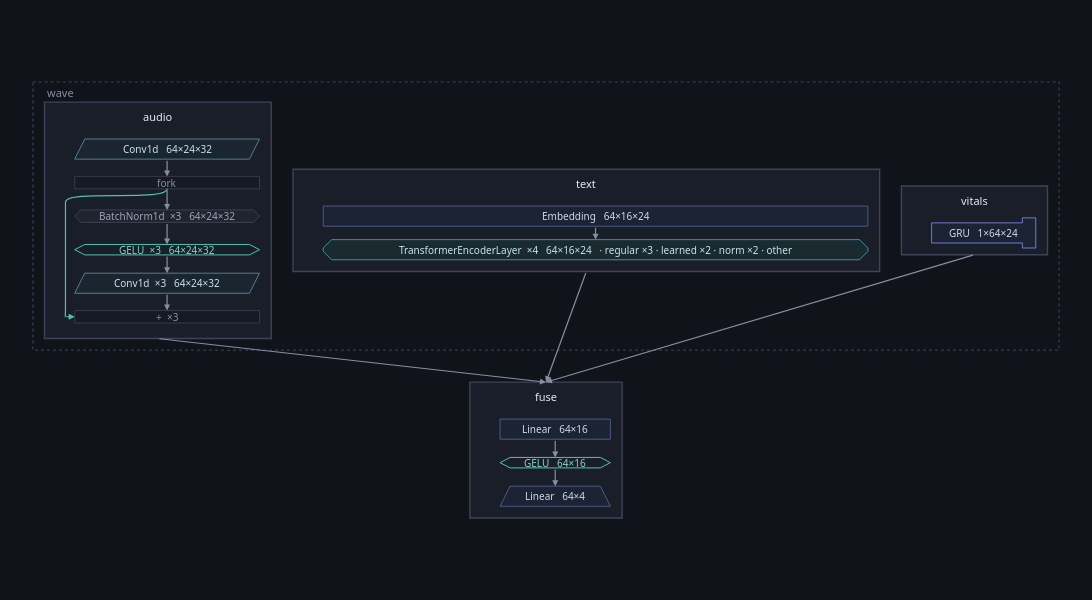

Source (notebook cell):
### Code cell
opened.figure(inside=architecture(opened, ONE))

### Figure 1 — Plotly figure (JSON) as saved in the notebook; plotly's stock layout.template omitted (floating-point values rounded to 4 significant figures)
{"data": [{"hoverinfo": "text", "hovertext": ["<b>audio</b><br>class: Audio<br>device: cpu", "<b>text</b><br>class: Text<br>device: cpu", "<b>vitals</b><br>class: Vitals<br>device: cpu", "<b>fuse</b><br>class: Fuse<br>device: cpu"], "marker": {"opacity": 0, "size": 1}, "mode": "markers", "showlegend": false, "type": "scatter", "x": [149.2, 660.2, 1123.0, 612.1], "y": [165.0, 165.0, 165.0, 439.0]}], "layout": {"annotations": [{"align": "left", "font": {"color": "#868ea3", "family": "system-ui, -apple-system, Segoe UI, Roboto, sans-serif", "size": 11}, "showarrow": false, "text": "wave", "x": 14.0, "xanchor": "left", "y": 12.0, "yanchor": "middle"}, {"align": "center", "font": {"color": "#e7e9ef", "family": "system-ui, -apple-system, Segoe UI, Roboto, sans-serif", "size": 11}, "showarrow": false, "text": "audio", "x": 149.2, "xanchor": "center", "y": 41.5, "yanchor": "middle"}, {"align": "center", "font": {"color": "#c7e3ec", "family": "system-ui, -apple-system, Segoe UI, Roboto, sans-serif", "size": 10}, "showarrow": false, "text": "Conv1d   64×24×32", "x": 160.2, "xanchor": "center", "y": 80.0, "yanchor": "middle"}, {"align": "center", "font": {"color": "#868ea3", "family": "system-ui, -apple-system, Segoe UI, Roboto, sans-serif", "size": 10}, "showarrow": false, "text": "fork", "x": 160.2, "xanchor": "center", "y": 120.0, "yanchor": "middle"}, {"align": "center", "font": {"color": "#9aa3b8", "family": "system-ui, -apple-system, Segoe UI, Roboto, sans-serif", "size": 10}, "showarrow": false, "text": "BatchNorm1d  ×3   64×24×32", "x": 160.2, "xanchor": "center", "y": 160.0, "yanchor": "middle"}, {"align": "center", "font": {"color": "#7fd8c9", "family": "system-ui, -apple-system, Segoe UI, Roboto, sans-serif", "size": 10}, "showarrow": false, "text": "GELU  ×3   64×24×32", "x": 160.2, "xanchor": "center", "y": 200.0, "yanchor": "middle"}, {"align": "center", "font": {"color": "#c7e3ec", "family": "system-ui, -apple-system, Segoe UI, Roboto, sans-serif", "size": 10}, "showarrow": false, "text": "Conv1d  ×3   64×24×32", "x": 160.2, "xanchor": "center", "y": 240.0, "yanchor": "middle"}, {"align": "center", "font": {"color": "#868ea3", "family": "system-ui, -apple-system, Segoe UI, Roboto, sans-serif", "size": 10}, "showarrow": false, "text": "+  ×3", "x": 160.2, "xanchor": "center", "y": 280.0, "yanchor": "middle"}, {"align": "center", "font": {"color": "#e7e9ef", "family": "system-ui, -apple-system, Segoe UI, Roboto, sans-serif", "size": 11}, "showarrow": false, "text": "text", "x": 660.2, "xanchor": "center", "y": 121.5, "yanchor": "middle"}, {"align": "center", "font": {"color": "#cfd8ee", "family": "system-ui, -apple-system, Segoe UI, Roboto, sans-serif", "size": 10}, "showarrow": false, "text": "Embedding   64×16×24", "x": 671.2, "xanchor": "center", "y": 160.0, "yanchor": "middle"}, {"align": "center", "font": {"color": "#bfe6ee", "family": "system-ui, -apple-system, Segoe UI, Roboto, sans-serif", "size": 10}, "showarrow": false, "text": "TransformerEncoderLayer  ×4   64×16×24   · regular ×3 · learned ×2 · norm ×2 · other", "x": 671.2, "xanchor": "center", "y": 200.0, "yanchor": "middle"}, {"align": "center", "font": {"color": "#e7e9ef", "family": "system-ui, -apple-system, Segoe UI, Roboto, sans-serif", "size": 11}, "showarrow": false, "text": "vitals", "x": 1123.0, "xanchor": "center", "y": 141.5, "yanchor": "middle"}, {"align": "center", "font": {"color": "#cfd8ee", "family": "system-ui, -apple-system, Segoe UI, Roboto, sans-serif", "size": 10}, "showarrow": false, "text": "GRU   1×64×24", "x": 1134.0, "xanchor": "center", "y": 180.0, "yanchor": "middle"}, {"align": "center", "font": {"color": "#e7e9ef", "family": "system-ui, -apple-system, Segoe UI, Roboto, sans-serif", "size": 11}, "showarrow": false, "text": "fuse", "x": 612.1, "xanchor": "center", "y": 375.5, "yanchor": "middle"}, {"align": "center", "font": {"color": "#cfd8ee", "family": "system-ui, -apple-system, Segoe UI, Roboto, sans-serif", "size": 10}, "showarrow": false, "text": "Linear   64×16", "x": 623.1, "xanchor": "center", "y": 414.0, "yanchor": "middle"}, {"align": "center", "font": {"color": "#7fd8c9", "family": "system-ui, -apple-system, Segoe UI, Roboto, sans-serif", "size": 10}, "showarrow": false, "text": "GELU   64×16", "x": 623.1, "xanchor": "center", "y": 454.0, "yanchor": "middle"}, {"align": "center", "font": {"color": "#cfd8ee", "family": "system-ui, -apple-system, Segoe UI, Roboto, sans-serif", "size": 10}, "showarrow": false, "text": "Linear   64×4", "x": 623.1, "xanchor": "center", "y": 494.0, "yanchor": "middle"}, {"arrowcolor": "#868ea3", "arrowhead": 2, "arrowsize": 1, "arrowwidth": 1.2, "ax": 160.2, "axref": "x", "ay": 127.4, "ayref": "y", "showarrow": true, "text": "", "x": 160.2, "xref": "x", "y": 152.6, "yref": "y"}, {"arrowcolor": "#868ea3", "arrowhead": 2, "arrowsize": 1, "arrowwidth": 1.2, "ax": 160.2, "axref": "x", "ay": 167.4, "ayref": "y", "showarrow": true, "text": "", "x": 160.2, "xref": "x", "y": 193.8, "yref": "y"}, {"arrowcolor": "#868ea3", "arrowhead": 2, "arrowsize": 1, "arrowwidth": 1.2, "ax": 160.2, "axref": "x", "ay": 206.2, "ayref": "y", "showarrow": true, "text": "", "x": 160.2, "xref": "x", "y": 228.0, "yref": "y"}, {"arrowcolor": "#4fc3b0", "arrowhead": 2, "arrowsize": 1, "arrowwidth": 1.2, "ax": 38.0, "axref": "x", "ay": 280.0, "ayref": "y", "showarrow": true, "text": "", "x": 50.0, "xref": "x", "y": 280.0, "yref": "y"}, {"arrowcolor": "#868ea3", "arrowhead": 2, "arrowsize": 1, "arrowwidth": 1.2, "ax": 160.2, "axref": "x", "ay": 252.0, "ayref": "y", "showarrow": true, "text": "", "x": 160.2, "xref": "x", "y": 272.6, "yref": "y"}, {"arrowcolor": "#868ea3", "arrowhead": 2, "arrowsize": 1, "arrowwidth": 1.2, "ax": 160.2, "axref": "x", "ay": 92.0, "ayref": "y", "showarrow": true, "text": "", "x": 160.2, "xref": "x", "y": 112.6, "yref": "y"}, {"arrowcolor": "#868ea3", "arrowhead": 2, "arrowsize": 1, "arrowwidth": 1.2, "ax": 671.2, "axref": "x", "ay": 172.0, "ayref": "y", "showarrow": true, "text": "", "x": 671.2, "xref": "x", "y": 188.0, "yref": "y"}, {"arrowcolor": "#868ea3", "arrowhead": 2, "arrowsize": 1, "arrowwidth": 1.2, "ax": 623.1, "axref": "x", "ay": 426.0, "ayref": "y", "showarrow": true, "text": "", "x": 623.1, "xref": "x", "y": 447.8, "yref": "y"}, {"arrowcolor": "#868ea3", "arrowhead": 2, "arrowsize": 1, "arrowwidth": 1.2, "ax": 623.1, "axref": "x", "ay": 460.2, "ayref": "y", "showarrow": true, "text": "", "x": 623.1, "xref": "x", "y": 482.0, "yref": "y"}, {"arrowcolor": "#868ea3", "arrowhead": 2, "arrowsize": 1, "arrowwidth": 1.2, "ax": 149.2, "axref": "x", "ay": 306.0, "ayref": "y", "showarrow": true, "text": "", "x": 612.1, "xref": "x", "y": 358.0, "yref": "y"}, {"arrowcolor": "#868ea3", "arrowhead": 2, "arrowsize": 1, "arrowwidth": 1.2, "ax": 660.2, "axref": "x", "ay": 226.0, "ayref": "y", "showarrow": true, "text": "", "x": 612.1, "xref": "x", "y": 358.0, "yref": "y"}, {"arrowcolor": "#868ea3", "arrowhead": 2, "arrowsize": 1, "arrowwidth": 1.2, "ax": 1123.0, "axref": "x", "ay": 206.0, "ayref": "y", "showarrow": true, "text": "", "x": 612.1, "xref": "x", "y": 358.0, "yref": "y"}], "font": {"color": "#e7e9ef", "family": "system-ui, -apple-system, Segoe UI, Roboto, sans-serif", "size": 12}, "height": 600.0, "hoverlabel": {"align": "left", "bgcolor": "#1a1e28", "bordercolor": "#2c3242", "font": {"color": "#e7e9ef", "family": "system-ui, -apple-system, Segoe UI, Roboto, sans-serif"}}, "legend": {"bgcolor": "rgba(0,0,0,0)", "font": {"color": "#868ea3"}, "orientation": "h", "x": 1, "xanchor": "right", "y": 1.02, "yanchor": "bottom"}, "margin": {"b": 16, "l": 16, "r": 16, "t": 16}, "paper_bgcolor": "#101319", "plot_bgcolor": "#101319", "shapes": [{"fillcolor": "rgba(0,0,0,0)", "layer": "below", "line": {"color": "#2c3242", "dash": "dot", "width": 1.6}, "type": "rect", "x0": 0.0, "x1": 1224.0, "y0": 0.0, "y1": 320.0}, {"fillcolor": "#1a1e28", "layer": "below", "line": {"color": "#3d4459", "width": 1.4}, "type": "rect", "x0": 14.0, "x1": 284.4, "y0": 24.0, "y1": 306.0}, {"fillcolor": "#1b2530", "layer": "below", "line": {"color": "#4d7f8f", "width": 1.0}, "path": "M 62.0,68.0 L 270.4,68.0 L 258.4,92.0 L 50.0,92.0 Z", "type": "path", "xref": "x", "yref": "y"}, {"fillcolor": "#171a22", "layer": "below", "line": {"color": "#333a4b", "width": 1.0}, "path": "M 50.0,112.56 L 270.4,112.56 L 270.4,127.44 L 50.0,127.44 Z", "type": "path", "xref": "x", "yref": "y"}, {"fillcolor": "#20242e", "layer": "below", "line": {"color": "#3a4152", "width": 1.0}, "path": "M 57.44,152.56 L 262.96,152.56 L 270.4,160.0 L 262.96,167.44 L 57.44,167.44 L 50.0,160.0 Z", "type": "path", "xref": "x", "yref": "y"}, {"fillcolor": "rgba(0,0,0,0)", "layer": "below", "line": {"color": "#4fc3b0", "width": 1.0}, "path": "M 50.0,200.0 L 62.0,193.76 L 258.4,193.76 L 270.4,200.0 L 258.4,206.23999999999998 L 62.0,206.23999999999998 Z", "type": "path", "xref": "x", "yref": "y"}, {"fillcolor": "#1b2530", "layer": "below", "line": {"color": "#4d7f8f", "width": 1.0}, "path": "M 62.0,228.0 L 270.4,228.0 L 258.4,252.0 L 50.0,252.0 Z", "type": "path", "xref": "x", "yref": "y"}, {"fillcolor": "#171a22", "layer": "below", "line": {"color": "#333a4b", "width": 1.0}, "path": "M 50.0,272.56 L 270.4,272.56 L 270.4,287.44 L 50.0,287.44 Z", "type": "path", "xref": "x", "yref": "y"}, {"fillcolor": "#1a1e28", "layer": "below", "line": {"color": "#3d4459", "width": 1.4}, "type": "rect", "x0": 310.4, "x1": 1010.0, "y0": 104.0, "y1": 226.0}, {"fillcolor": "#1c2333", "layer": "below", "line": {"color": "#4a5a86", "width": 1.0}, "path": "M 346.4,148.0 L 996.0,148.0 L 996.0,172.0 L 346.4,172.0 Z", "type": "path", "xref": "x", "yref": "y"}, {"fillcolor": "#1b2a2f", "layer": "below", "line": {"color": "#3f8f9d", "width": 1.0}, "path": "M 356.4,188.0 L 986.0,188.0 L 996.0,198.0 L 996.0,202.0 L 986.0,212.0 L 356.4,212.0 L 346.4,202.0 L 346.4,198.0 Z", "type": "path", "xref": "x", "yref": "y"}, {"fillcolor": "#1a1e28", "layer": "below", "line": {"color": "#3d4459", "width": 1.4}, "type": "rect", "x0": 1036.0, "x1": 1210.0, "y0": 124.0, "y1": 206.0}, {"fillcolor": "#1c2333", "layer": "below", "line": {"color": "#6f7bd1", "width": 1.0}, "path": "M 1072.0,168.0 L 1180.2,168.0 L 1180.2,162.0 L 1196.2,162.0 L 1196.2,198.0 L 1180.2,198.0 L 1180.2,192.0 L 1072.0,192.0 Z", "type": "path", "xref": "x", "yref": "y"}, {"fillcolor": "#1a1e28", "layer": "below", "line": {"color": "#3d4459", "width": 1.4}, "type": "rect", "x0": 521.3, "x1": 702.9, "y0": 358.0, "y1": 520.0}, {"fillcolor": "#1c2333", "layer": "below", "line": {"color": "#4a5a86", "width": 1.0}, "path": "M 557.3,402.0 L 688.9,402.0 L 688.9,426.0 L 557.3,426.0 Z", "type": "path", "xref": "x", "yref": "y"}, {"fillcolor": "rgba(0,0,0,0)", "layer": "below", "line": {"color": "#4fc3b0", "width": 1.0}, "path": "M 557.3,454.0 L 569.3,447.76 L 676.9,447.76 L 688.9,454.0 L 676.9,460.24 L 569.3,460.24 Z", "type": "path", "xref": "x", "yref": "y"}, {"fillcolor": "#1c2333", "layer": "below", "line": {"color": "#4a5a86", "width": 1.0}, "path": "M 569.3,482.0 L 676.9,482.0 L 688.9,506.0 L 557.3,506.0 Z", "type": "path", "xref": "x", "yref": "y"}, {"layer": "below", "line": {"color": "#4fc3b0", "width": 1.2}, "path": "M 160.2,127.44 C 160.2,143.44 39.0,127.44 39.0,143.44 L 39.0,264.0 C 39.0,280.0 39.0,280.0 38.0,280.0", "type": "path", "xref": "x", "yref": "y"}], "width": 1100, "xaxis": {"range": [-20, 1244.0], "visible": false}, "yaxis": {"range": [540.0, -20], "scaleanchor": "x", "visible": false}}}
